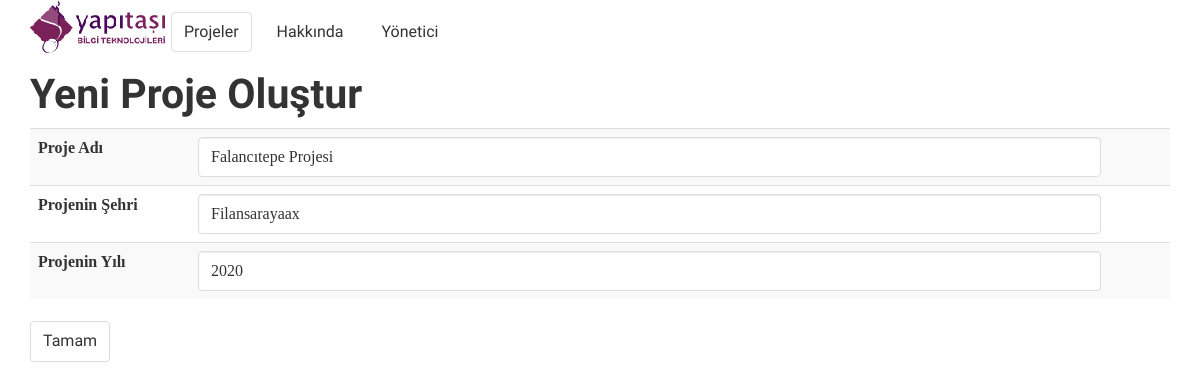
The app's page /unit/edit_project/8/ with its own data.
### unit/models.py (models this page shows, shortened)
class Project(models.Model):
    name = models.CharField('project_name', max_length=80)
    city = models.CharField('project_city', max_length=80)
    year = models.IntegerField('launch_year')
    class Meta:
        unique_together = ('name', 'city',)

### unit/views.py (the view)
# urls.py: url(r'^edit_project/(?P<id>[\d]+)/$', views.edit_project, name='edit_project'),
def edit_project(request, id):
    project = get_object_or_404(Project, id=id)
    form = ProjectForm(request.POST or None, instance=project)
    if form.is_valid():
        form.save()
        return redirect('project_list')
    return render(request, 'unit/add_project.html', {'form': form})

### unit/forms.py
class ProjectForm(forms.ModelForm):
    name = forms.CharField(max_length=128, help_text= u"Proje Adı",
                              widget=forms.TextInput(attrs={'class': 'form-control','id':'focusedInput',}))
    city = forms.CharField(max_length=50, help_text= u"Projenin Şehri",
                              widget=forms.TextInput(attrs={'class': 'form-control','id':'focusedInput',}))
    year = forms.IntegerField(max_value=2100,min_value=1980, initial=2004, help_text= u"Projenin Yılı",
                              widget=forms.NumberInput(attrs={'class': 'form-control','id':'focusedInput','size':'4',}))
    class Meta:
        model = Project
        fields = ('name', 'city', 'year')

### unit/templates/unit/add_project.html (shortened to what this page needs)
{% extends 'common/base.html' %}
{% block content %}
    <h1>Yeni Proje Oluştur</h1>
    <form id="category_form" method="post">{% csrf_token %}
    <div class="form-group">
        <table class="table table-striped table-hover">
                {% for field in form.visible_fields %}
                    <tr>
                        <td style="width:160px">  <label class="control-label" for="focusedInput">{{ field.help_text }}</label></td>
                        <td>{{ field }}</td>
                        <td>{{ field.errors }}</td>
                    </tr>
                {% endfor %}
        </table>
    </div>
        <input type="submit" name="submit" class="btn btn-default" value="Tamam"/>
    </form>
{% endblock content %}

### _static/css/starter-template.css (style rules this page uses)
body { padding-top: 50px; }

### records on screen
Project: visible_fields "Falancıtepe Projesi" "Filansarayaax" "2020"

### other values on screen
{{ field.help_text }} "Proje Adı" "Projenin Şehri" "Projenin Yılı"
